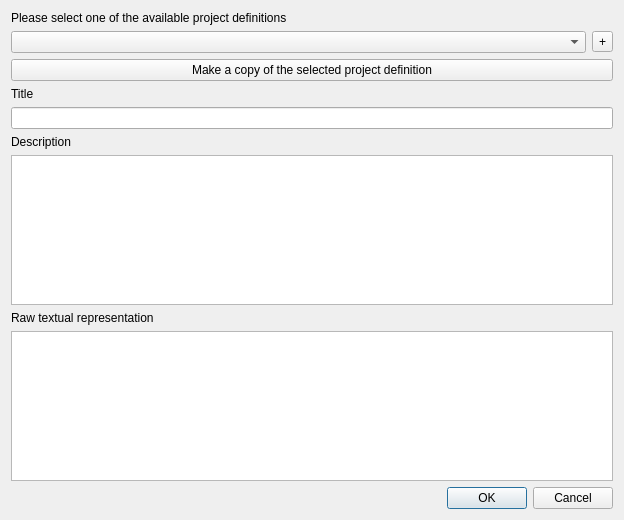
<?xml version="1.0" encoding="UTF-8"?>
<ui version="4.0">
 <class>ProjectsManagerDialog</class>
 <widget class="QDialog" name="ProjectsManagerDialog">
  <property name="geometry">
   <rect>
    <x>0</x>
    <y>0</y>
    <width>624</width>
    <height>520</height>
   </rect>
  </property>
  <property name="windowTitle">
   <string>Project definitions manager</string>
  </property>
  <property name="modal">
   <bool>true</bool>
  </property>
  <layout class="QGridLayout" name="gridLayout">
   <item row="0" column="0">
    <widget class="QLabel" name="label">
     <property name="text">
      <string>Please select one of the available project definitions</string>
     </property>
    </widget>
   </item>
   <item row="2" column="0">
    <layout class="QHBoxLayout" name="horizontalLayout">
     <property name="topMargin">
      <number>0</number>
     </property>
     <item>
      <widget class="QComboBox" name="proj_def_cbx"/>
     </item>
     <item>
      <widget class="QToolButton" name="add_proj_def_btn">
       <property name="text">
        <string>+</string>
       </property>
      </widget>
     </item>
    </layout>
   </item>
   <item row="10" column="0">
    <widget class="QLineEdit" name="proj_def_title"/>
   </item>
   <item row="9" column="0">
    <widget class="QLabel" name="label_2">
     <property name="text">
      <string>Title</string>
     </property>
    </widget>
   </item>
   <item row="11" column="0">
    <widget class="QLabel" name="label_3">
     <property name="text">
      <string>Description</string>
     </property>
    </widget>
   </item>
   <item row="15" column="0">
    <widget class="QDialogButtonBox" name="buttonBox">
     <property name="orientation">
      <enum>Qt::Horizontal</enum>
     </property>
     <property name="standardButtons">
      <set>QDialogButtonBox::Cancel|QDialogButtonBox::Ok</set>
     </property>
    </widget>
   </item>
   <item row="14" column="0">
    <widget class="QPlainTextEdit" name="proj_def_raw"/>
   </item>
   <item row="12" column="0">
    <widget class="QPlainTextEdit" name="proj_def_descr"/>
   </item>
   <item row="13" column="0">
    <widget class="QLabel" name="label_4">
     <property name="text">
      <string>Raw textual representation</string>
     </property>
    </widget>
   </item>
   <item row="3" column="0">
    <widget class="QPushButton" name="clone_btn">
     <property name="text">
      <string>Make a copy of the selected project definition</string>
     </property>
    </widget>
   </item>
  </layout>
 </widget>
 <resources/>
 <connections>
  <connection>
   <sender>buttonBox</sender>
   <signal>accepted()</signal>
   <receiver>ProjectsManagerDialog</receiver>
   <slot>accept()</slot>
   <hints>
    <hint type="sourcelabel">
     <x>248</x>
     <y>254</y>
    </hint>
    <hint type="destinationlabel">
     <x>157</x>
     <y>274</y>
    </hint>
   </hints>
  </connection>
  <connection>
   <sender>buttonBox</sender>
   <signal>rejected()</signal>
   <receiver>ProjectsManagerDialog</receiver>
   <slot>reject()</slot>
   <hints>
    <hint type="sourcelabel">
     <x>316</x>
     <y>260</y>
    </hint>
    <hint type="destinationlabel">
     <x>286</x>
     <y>274</y>
    </hint>
   </hints>
  </connection>
 </connections>
</ui>
